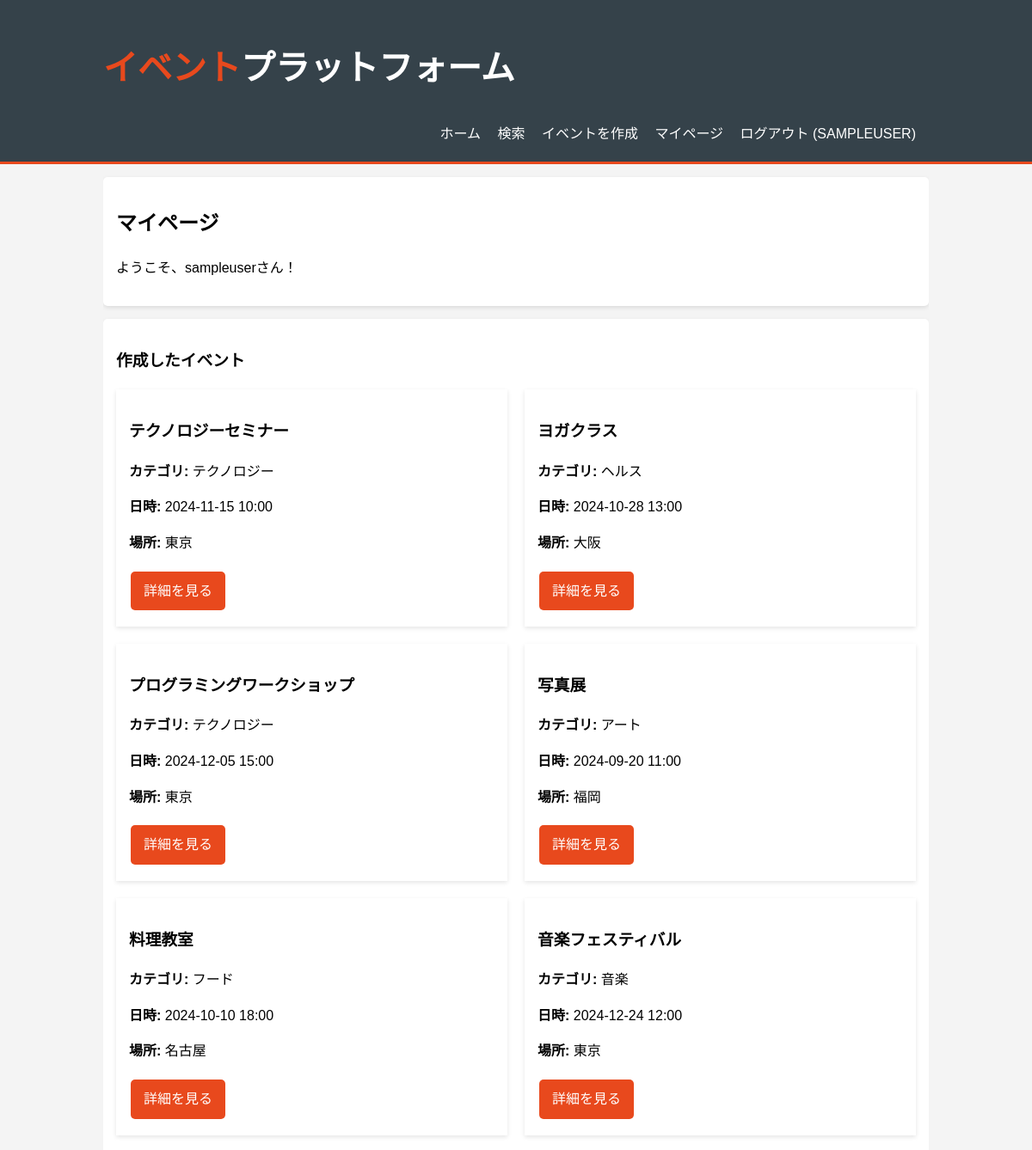
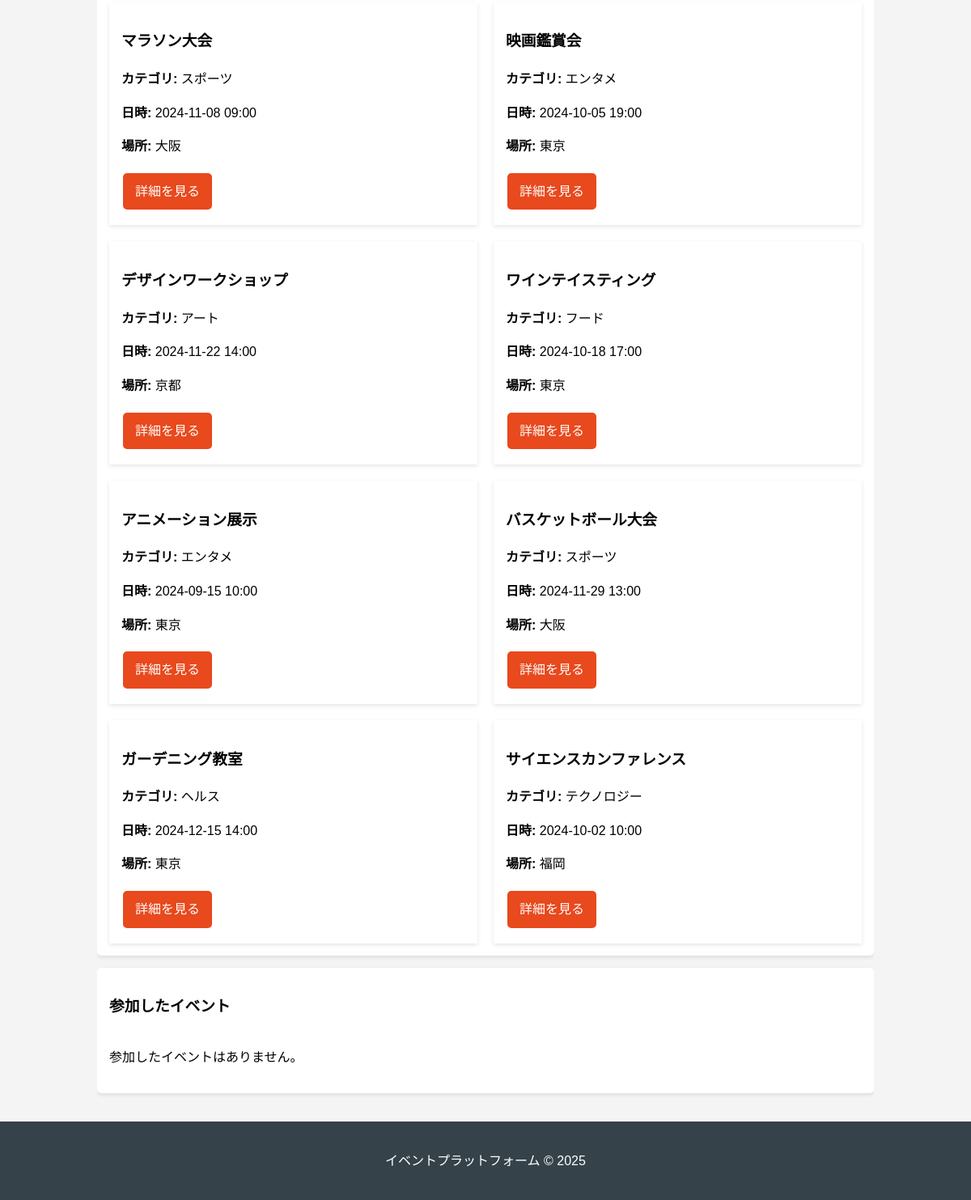
The page /mypage (signed in) on the database its author committed (2 pictures, top to bottom).
### app.py (models this page shows)
class User(db.Model):
    id = db.Column(db.Integer, primary_key=True)
    username = db.Column(db.String(50), unique=True, nullable=False)
    password = db.Column(db.String(50), nullable=False)
    events = db.relationship('Event', backref='creator', lazy=True)

class Event(db.Model):
    id = db.Column(db.Integer, primary_key=True)
    title = db.Column(db.String(100), nullable=False)
    description = db.Column(db.Text, nullable=False)
    location = db.Column(db.String(100), nullable=False)
    date = db.Column(db.DateTime, nullable=False)
    category = db.Column(db.String(50), nullable=False)
    user_id = db.Column(db.Integer, db.ForeignKey('user.id'), nullable=False)
    image_filename = db.Column(db.String(255), nullable=True) # 画像ファイル名を追加
    comments = db.relationship('Comment', backref='event', lazy=True)
    participants = db.relationship('Participant', backref='event', lazy=True)

### app.py (the view)
@app.route('/mypage')
def mypage():
    if 'user_id' not in session:
        flash('まずログインしてください！')
        return redirect(url_for('login'))
    user = User.query.get(session['user_id'])
    created_events = Event.query.filter_by(user_id=session['user_id']).all()
    participated_events = Event.query.join(Participant).filter(
        Participant.user_id == session['user_id']
    ).all()
    return render_template('mypage.html',
                          user=user,
                          created_events=created_events,
                          participated_events=participated_events)

### templates/mypage.html
{% extends "layout.html" %}
{% block content %}
    <div class="card">
        <h2>マイページ</h2>
        <p>ようこそ、{{ user.username }}さん！</p>
    </div>
    <div class="card">
        <h3>作成したイベント</h3>
        <div class="event-grid">
            {% for event in created_events %}
                <div class="event-card">
                    <h3>{{ event.title }}</h3>
                    <p><strong>カテゴリ:</strong> {{ event.category }}</p>
                    <p><strong>日時:</strong> {{ event.date.strftime('%Y-%m-%d %H:%M') }}</p>
                    <p><strong>場所:</strong> {{ event.location }}</p>
                    <a href="{{ url_for('event_detail', event_id=event.id) }}" class="btn">詳細を見る</a>
                </div>
            {% else %}
                <p>作成したイベントはありません。</p>
            {% endfor %}
        </div>
    </div>
    <div class="card">
        <h3>参加したイベント</h3>
        <div class="event-grid">
            {% for event in participated_events %}
                <div class="event-card">
                    <h3>{{ event.title }}</h3>
                    <p><strong>カテゴリ:</strong> {{ event.category }}</p>
                    <p><strong>日時:</strong> {{ event.date.strftime('%Y-%m-%d %H:%M') }}</p>
                    <p><strong>場所:</strong> {{ event.location }}</p>
                    <a href="{{ url_for('event_detail', event_id=event.id) }}" class="btn">詳細を見る</a>
                </div>
            {% else %}
                <p>参加したイベントはありません。</p>
            {% endfor %}
        </div>
    </div>
{% endblock %}

### templates/layout.html (shortened to what this page needs)
<!DOCTYPE html>
<html>
<head>
    <link rel="stylesheet" href="{{ url_for('static', filename='style.css') }}">
</head>
<body>
    <header>
        <div class="container">
            <div class="logo">
                <h1><span class="highlight">イベント</span>プラットフォーム</h1>
            </div>
            <nav>
                <a href="{{ url_for('index') }}">ホーム</a>
                <a href="{{ url_for('search') }}">検索</a>
                {% if 'username' in session %}
                    <a href="{{ url_for('create_event') }}">イベントを作成</a>
                    <a href="{{ url_for('mypage') }}">マイページ</a>
                    <a href="{{ url_for('logout') }}">ログアウト ({{ session['username'] }})</a>
                {% else %}
                    <a href="{{ url_for('login') }}">ログイン</a>
                    <a href="{{ url_for('register') }}">登録</a>
                {% endif %}
            </nav>
        </div>
    </header>
    <div class="container">
        {% block content %}{% endblock %}
    </div>
    <footer>
        <p>イベントプラットフォーム &copy; 2025</p>
    </footer>
</body>
</html>

### static/style.css (style rules this page uses)
body { font-family: Arial, sans-serif; margin: 20px; background-color: #f4f4f4; }
.card { background-color: #fff; padding: 20px; margin-bottom: 20px; border-radius: 5px; box-shadow: 0 2px 5px rgba(0, 0, 0, 0.1); }
.btn { background-color: #5cb85c; border: none; color: white; padding: 10px 20px; text-align: center; text-decoration: none; display: inline-block; font-size: 16px; margin: 4px 2px; cursor: pointer; border-radius: 5px; }

### templates/layout.html (style rules this page uses)
body { font-family: Arial, sans-serif; margin: 0; padding: 0; background-color: #f4f4f4; line-height: 1.6; }
.container { width: 80%; margin: 0 auto; overflow: hidden; }
header { background: #35424a; color: white; padding: 20px 0; border-bottom: #e8491d 3px solid; }
header a { color: white; text-decoration: none; text-transform: uppercase; margin-right: 15px; }
.logo { float: left; font-size: 20px; }
nav { float: right; margin-top: 5px; }
.highlight { color: #e8491d; }
.card { background: white; padding: 15px; margin: 15px 0; box-shadow: 0 2px 5px rgba(0,0,0,0.1); }
.btn { display: inline-block; background: #e8491d; color: white; padding: 10px 15px; border: none; cursor: pointer; text-decoration: none; }
footer { background: #35424a; color: white; text-align: center; padding: 20px; margin-top: 20px; }
.event-grid { display: grid; grid-template-columns: repeat(auto-fill, minmax(300px, 1fr)); grid-gap: 20px; }
.event-card { background: white; padding: 15px; box-shadow: 0 2px 5px rgba(0,0,0,0.1); }

### rows shown on the page
User: username "SAMPLEUSER", username "sampleuser"
Event: title "テクノロジーセミナー", category "テクノロジー", date "2024-11-15 10:00", location "東京"
Event: title "ヨガクラス", category "ヘルス", date "2024-10-28 13:00", location "大阪"
Event: title "プログラミングワークショップ", category "テクノロジー", date "2024-12-05 15:00", location "東京"
Event: title "写真展", category "アート", date "2024-09-20 11:00", location "福岡"
Event: title "料理教室", category "フード", date "2024-10-10 18:00", location "名古屋"
Event: title "音楽フェスティバル", category "音楽", date "2024-12-24 12:00", location "東京"
Event: title "マラソン大会", category "スポーツ", date "2024-11-08 09:00", location "大阪"
Event: title "映画鑑賞会", category "エンタメ", date "2024-10-05 19:00", location "東京"
Event: title "デザインワークショップ", category "アート", date "2024-11-22 14:00", location "京都"
Event: title "ワインテイスティング", category "フード", date "2024-10-18 17:00", location "東京"
Event: title "アニメーション展示", category "エンタメ", date "2024-09-15 10:00", location "東京"
Event: title "バスケットボール大会", category "スポーツ", date "2024-11-29 13:00", location "大阪"
Event: title "ガーデニング教室", category "ヘルス", date "2024-12-15 14:00", location "東京"
Event: title "サイエンスカンファレンス", category "テクノロジー", date "2024-10-02 10:00", location "福岡"
